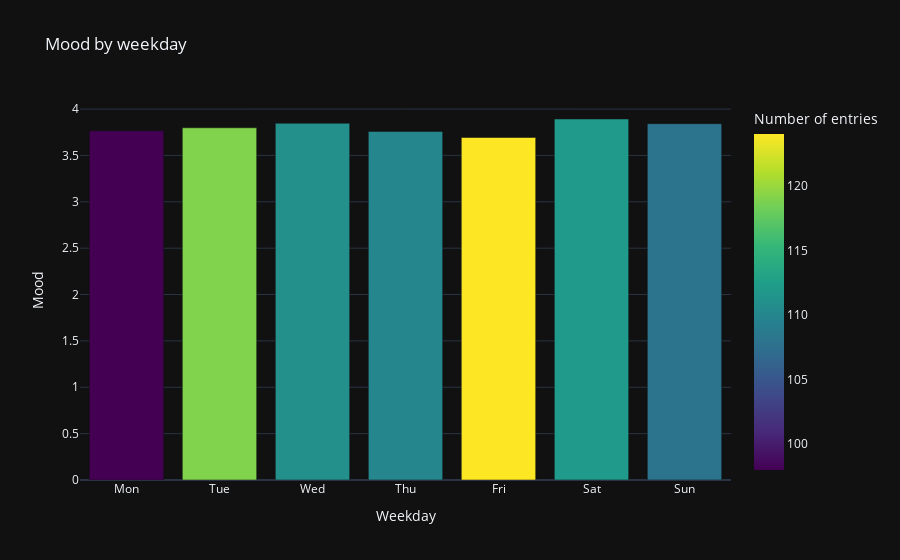

Write notebook code for a chart like this one.
### Code cell
df.by_time_bar_plot('weekday')

### Figure 1 — Plotly figure (JSON) as saved in the notebook; plotly's stock layout.template omitted (floating-point values rounded to 4 significant figures)
{"data": [{"alignmentgroup": "True", "hovertemplate": "Weekday=%{x}<br>Mood=%{y}<br>Number of entries=%{marker.color}<extra></extra>", "legendgroup": "", "marker": {"color": [110, 111, 119, 98, 108, 112, 124], "coloraxis": "coloraxis", "pattern": {"shape": ""}}, "name": "", "offsetgroup": "", "orientation": "v", "showlegend": false, "textposition": "auto", "type": "bar", "x": [3, 2, 1, 0, 6, 5, 4], "xaxis": "x", "y": [3.759, 3.847, 3.798, 3.765, 3.843, 3.893, 3.694], "yaxis": "y"}], "layout": {"barmode": "relative", "coloraxis": {"colorbar": {"title": {"text": "Number of entries"}}, "colorscale": [[0, "#440154"], [0.1111, "#482878"], [0.2222, "#3e4989"], [0.3333, "#31688e"], [0.4444, "#26828e"], [0.5556, "#1f9e89"], [0.6667, "#35b779"], [0.7778, "#6ece58"], [0.8889, "#b5de2b"], [1, "#fde725"]]}, "legend": {"tracegroupgap": 0}, "title": {"text": "Mood by weekday"}, "xaxis": {"anchor": "y", "domain": [0, 1], "dtick": 1, "tickmode": "array", "ticktext": ["Mon", "Tue", "Wed", "Thu", "Fri", "Sat", "Sun"], "tickvals": [0, 1, 2, 3, 4, 5, 6], "title": {"text": "Weekday"}}, "yaxis": {"anchor": "x", "domain": [0, 1], "title": {"text": "Mood"}}}}
